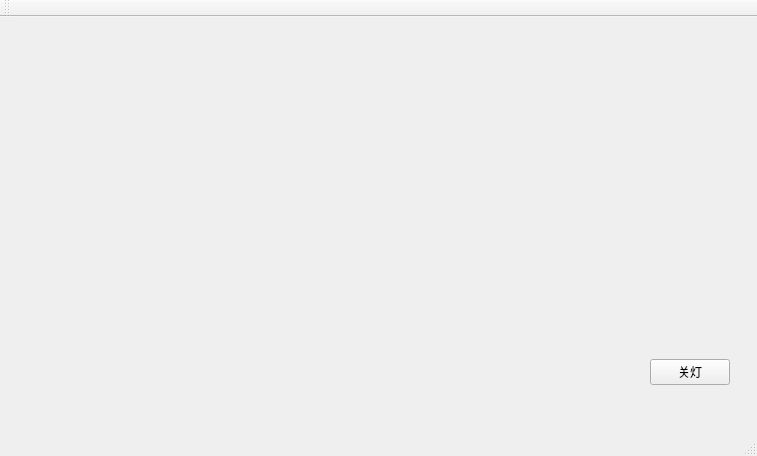
<?xml version="1.0" encoding="UTF-8"?>
<ui version="4.0">
 <class>CenterWindow</class>
 <widget class="QMainWindow" name="CenterWindow">
  <property name="windowModality">
   <enum>Qt::ApplicationModal</enum>
  </property>
  <property name="geometry">
   <rect>
    <x>0</x>
    <y>0</y>
    <width>757</width>
    <height>456</height>
   </rect>
  </property>
  <property name="windowTitle">
   <string>IOT设备管理中心</string>
  </property>
  <widget class="QWidget" name="centralWidget">
   <widget class="QWidget" name="layoutWidget">
    <property name="geometry">
     <rect>
      <x>560</x>
      <y>320</y>
      <width>181</width>
      <height>71</height>
     </rect>
    </property>
    <layout class="QHBoxLayout" name="horizontalLayout">
     <item>
      <widget class="Led" name="led"/>
     </item>
     <item>
      <spacer name="horizontalSpacer">
       <property name="orientation">
        <enum>Qt::Horizontal</enum>
       </property>
       <property name="sizeType">
        <enum>QSizePolicy::Fixed</enum>
       </property>
       <property name="sizeHint" stdset="0">
        <size>
         <width>20</width>
         <height>20</height>
        </size>
       </property>
      </spacer>
     </item>
     <item>
      <widget class="QPushButton" name="pushButton_2">
       <property name="styleSheet">
        <string notr="true">QPushButton:hover{
		background-color:#d9d9d9;color:#fefffe; top: 5px; left: 10px;
}</string>
       </property>
       <property name="text">
        <string>关灯</string>
       </property>
      </widget>
     </item>
    </layout>
   </widget>
   <widget class="DIRControl" name="dIRControl">
    <property name="geometry">
     <rect>
      <x>550</x>
      <y>200</y>
      <width>200</width>
      <height>120</height>
     </rect>
    </property>
   </widget>
   <widget class="Button" name="button">
    <property name="geometry">
     <rect>
      <x>390</x>
      <y>250</y>
      <width>71</width>
      <height>41</height>
     </rect>
    </property>
   </widget>
   <widget class="Color" name="color">
    <property name="geometry">
     <rect>
      <x>550</x>
      <y>10</y>
      <width>191</width>
      <height>191</height>
     </rect>
    </property>
   </widget>
  </widget>
  <widget class="QMenuBar" name="menuBar">
   <property name="geometry">
    <rect>
     <x>0</x>
     <y>0</y>
     <width>757</width>
     <height>31</height>
    </rect>
   </property>
  </widget>
  <widget class="QToolBar" name="mainToolBar">
   <attribute name="toolBarArea">
    <enum>TopToolBarArea</enum>
   </attribute>
   <attribute name="toolBarBreak">
    <bool>false</bool>
   </attribute>
  </widget>
  <widget class="QStatusBar" name="statusBar"/>
 </widget>
 <layoutdefault spacing="6" margin="11"/>
 <customwidgets>
  <customwidget>
   <class>Color</class>
   <extends>QWidget</extends>
   <header>color.h</header>
  </customwidget>
  <customwidget>
   <class>Led</class>
   <extends>QWidget</extends>
   <header>led.h</header>
  </customwidget>
  <customwidget>
   <class>Button</class>
   <extends>QWidget</extends>
   <header>button.h</header>
  </customwidget>
  <customwidget>
   <class>DIRControl</class>
   <extends>QWidget</extends>
   <header>dircontrol.h</header>
  </customwidget>
 </customwidgets>
 <resources/>
 <connections/>
</ui>
